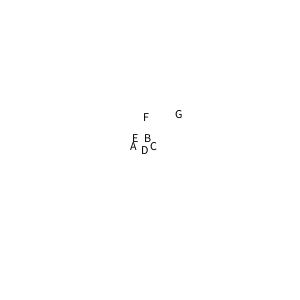
Frame 1 (no input)
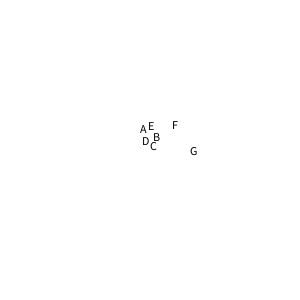
Frame 60 (the mouse pressed at the canvas centre just before this capture)
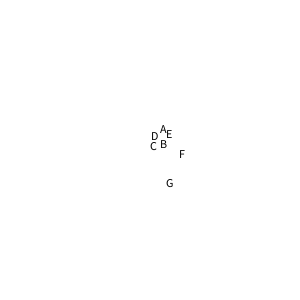
Frame 120 (the mouse held since frame 60 and released just before this capture)

The Processing sketch that drew these frames (run headless with seeded random() and noise(); from frame 60 on, the mouse is pressed at the canvas centre):

// Processing sketch: SBALABS_logo
// ── SBALABS_logo.pde
String[] s = {
  "A", "B", "C", "D", "E", "F", "G"
};  
void setup() {
  size(300, 300);
}
int k=0;
void draw() {
  background(-1);
  for (int i=0; i<7; i++) {
    float R = map(i, 2, 7, 0, 50);
    float ang = i*360/7;
    float x = width/2+R*cos(radians(ang)+radians(k));
    float y = height/2+R*sin(radians(ang)+radians(k));
    // println(i);
    //    if (i<4) {
    fill(0);
    text(s[i], x, y);
    //    } else {
    //      fill(0);
    //      ellipse(x, y, 5, 5);
    //    }
  }
  k++;
}
